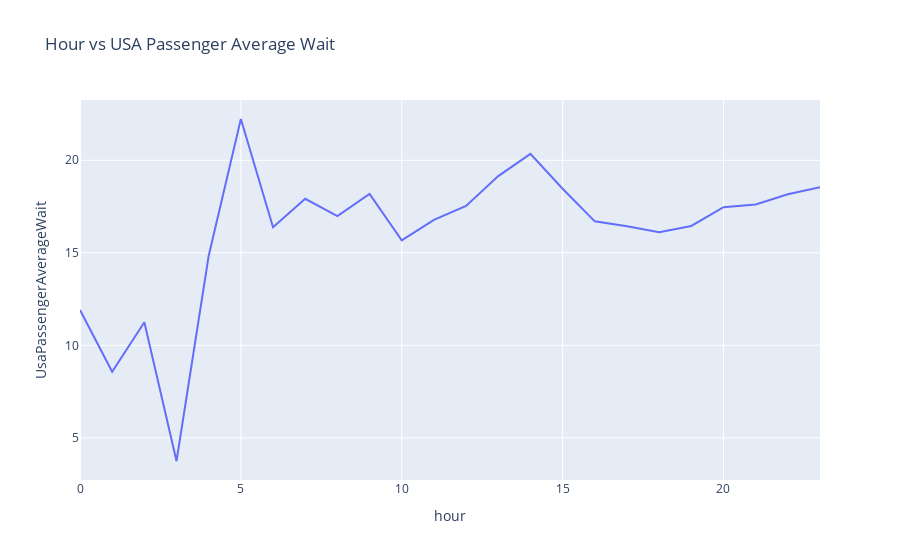

Write notebook code for a chart like this one.
### Code cell
temp3 = data.groupby('hour')['UsaPassengerAverageWait'].mean()
fig = px.line(
    temp3, 
    x=temp3.index,
    y="UsaPassengerAverageWait", 
    title="Hour vs USA Passenger Average Wait"
)

# Show the interactive plot
fig.show()

### Figure 1 — Plotly figure (JSON) as saved in the notebook; plotly's stock layout.template omitted (floating-point values rounded to 4 significant figures)
{"data": [{"hovertemplate": "hour=%{x}<br>UsaPassengerAverageWait=%{y}<extra></extra>", "legendgroup": "", "line": {"color": "#636efa", "dash": "solid"}, "marker": {"symbol": "circle"}, "mode": "lines", "name": "", "orientation": "v", "showlegend": false, "type": "scatter", "x": [0, 1, 2, 3, 4, 5, 6, 7, 8, 9, 10, 11, 12, 13, 14, 15, 16, 17, 18, 19, 20, 21, 22, 23], "xaxis": "x", "y": [11.91, 8.571, 11.25, 3.75, 14.84, 22.23, 16.38, 17.92, 16.99, 18.18, 15.67, 16.78, 17.53, 19.14, 20.35, 18.46, 16.7, 16.44, 16.12, 16.45, 17.46, 17.61, 18.17, 18.54], "yaxis": "y"}], "layout": {"autosize": true, "legend": {"tracegroupgap": 0}, "title": {"text": "Hour vs USA Passenger Average Wait"}, "xaxis": {"anchor": "y", "autorange": true, "domain": [0, 1], "range": [0, 23], "title": {"text": "hour"}, "type": "linear"}, "yaxis": {"anchor": "x", "autorange": true, "domain": [0, 1], "range": [2.723, 23.26], "title": {"text": "UsaPassengerAverageWait"}, "type": "linear"}}}
